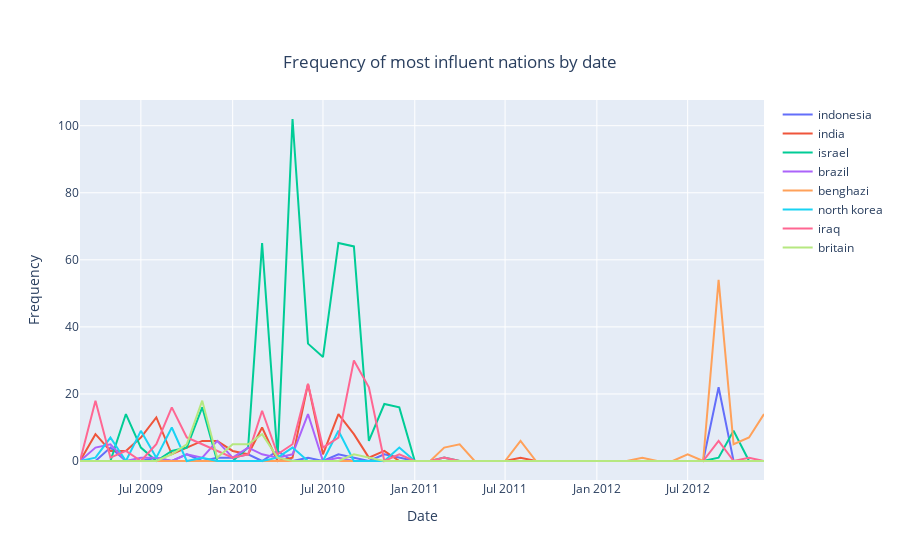

The notebook cell saved with this chart:
### Code cell
import collections


fig = go.Figure()

for entity in top_entities["entity"]:
    x = df_nations["Date"]
    y = []
    for x_date in df_nations["Date"]:
        nations = df_nations.query(f'Date=="{x_date}"')["Entities"].values[0]
        counts = collections.Counter(nations)
        y.append(counts[entity])
    fig.add_trace(go.Scatter(x=df_nations["Date"], y=y, name=entity))

# Edit the layout
fig.update_layout(
    yaxis_title="Frequency",
    xaxis_title="Date",
    title= dict(
        text=f'Frequency of most influent nations by date',
        xanchor='center',
        x=0.5, y=.9)
)

fig.show()
